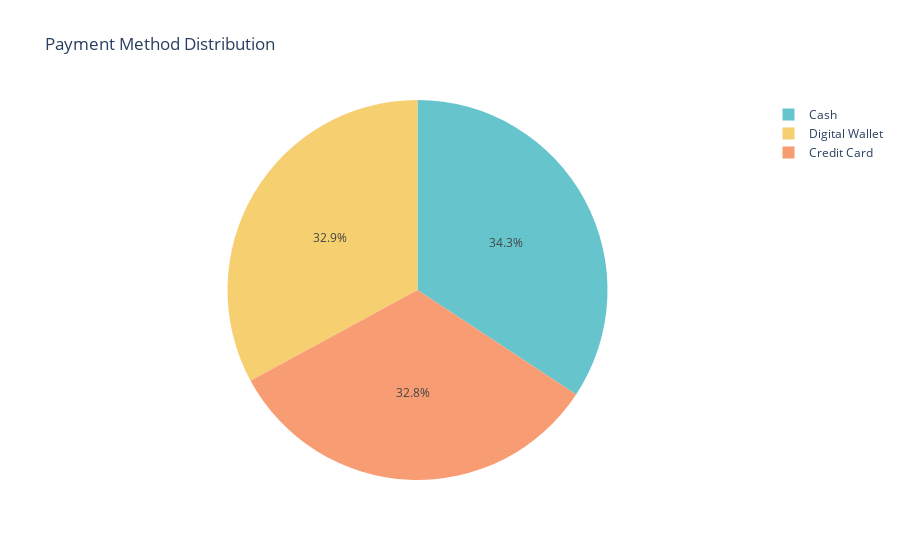

The notebook cell saved with this chart:
### Code cell
px.pie(payment_counts, values='Count', names='Payment_Method',
              title='Payment Method Distribution', color_discrete_sequence=px.colors.qualitative.Pastel)

### Figure 1 — Plotly figure (JSON) as saved in the notebook; plotly's stock layout.template omitted (floating-point values rounded to 4 significant figures)
{"data": [{"domain": {"x": [0, 1], "y": [0, 1]}, "hovertemplate": "Payment_Method=%{label}<br>Count=%{value}<extra></extra>", "labels": ["Cash", "Digital Wallet", "Credit Card"], "legendgroup": "", "name": "", "showlegend": true, "type": "pie", "values": [4103, 3941, 3927]}], "layout": {"autosize": true, "hiddenlabels": [], "legend": {"tracegroupgap": 0}, "piecolorway": ["rgb(102, 197, 204)", "rgb(246, 207, 113)", "rgb(248, 156, 116)", "rgb(220, 176, 242)", "rgb(135, 197, 95)", "rgb(158, 185, 243)", "rgb(254, 136, 177)", "rgb(201, 219, 116)", "rgb(139, 224, 164)", "rgb(180, 151, 231)", "rgb(179, 179, 179)"], "title": {"text": "Payment Method Distribution"}}}
